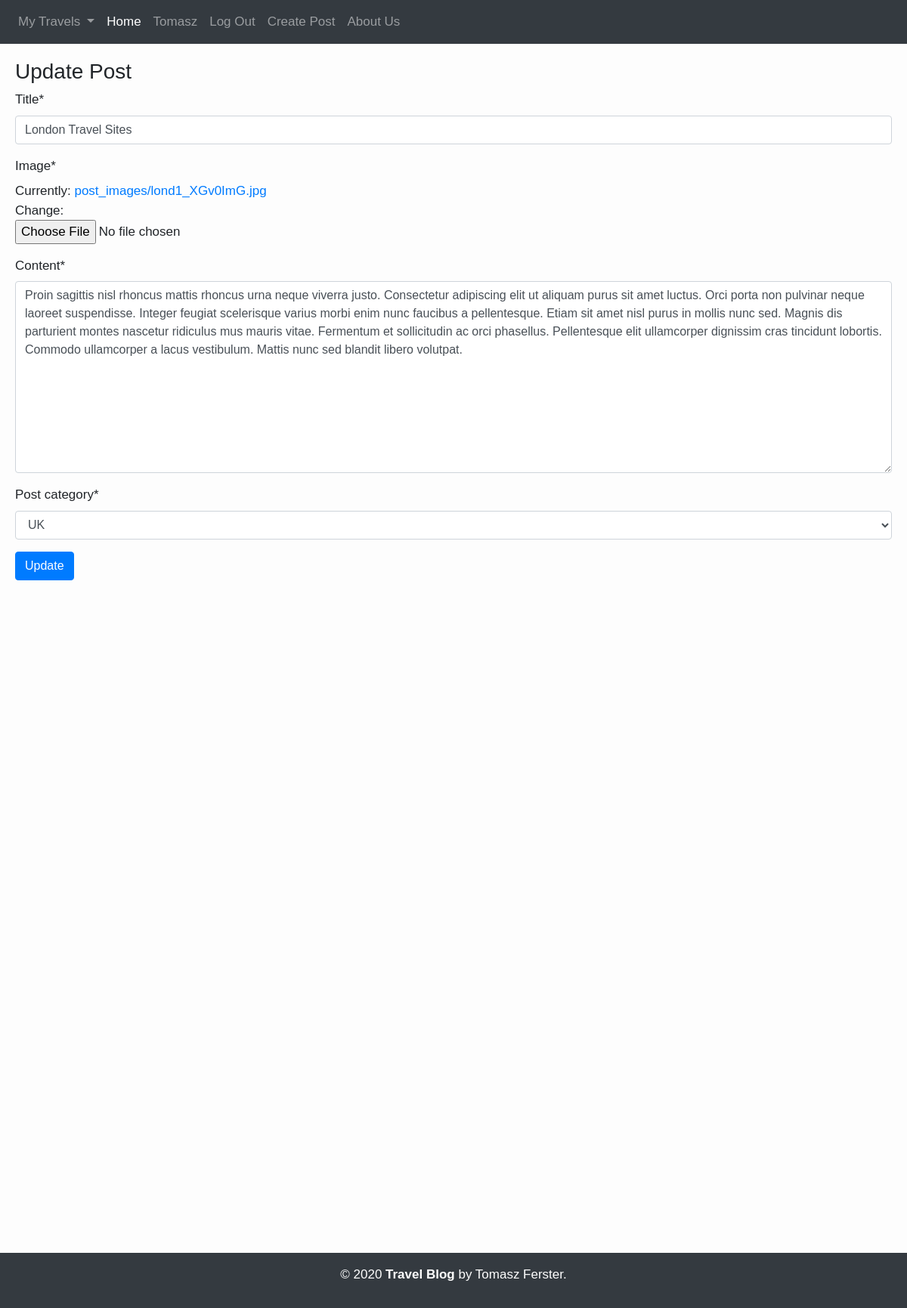
The app's page /8/update/ (signed in) with its own data.
### account/models.py (models this page shows, shortened)
class Account(AbstractBaseUser):
    email           = models.EmailField(max_length=50, unique=True)
    username        = models.CharField(max_length=50, unique=True)
    date_joined     = models.DateTimeField(auto_now_add=True)
    last_login      = models.DateTimeField(auto_now=True)
    is_admin        = models.BooleanField(default=False)
    is_active       = models.BooleanField(default=True)
    is_staff        = models.BooleanField(default=False)
    is_superuser    = models.BooleanField(default=False)
    USERNAME_FIELD = 'email'                # use email instead of username
    REQUIRED_FIELDS = ['username']          # besides email, username will be required
    objects = MyAccountManager()

### main/models.py (models this page shows, shortened)
class Post(models.Model):
    post_category = models.ForeignKey(PostCategory, on_delete=models.CASCADE, related_name='posts')
    author = models.ForeignKey(Account, on_delete=models.CASCADE, related_name='blog_posts')  # related_name is used to make it User.blog_posts instead of User.post_set
    title = models.CharField(max_length=25)
    date_published = models.DateTimeField(auto_now_add=True)
    date_modified = models.DateTimeField(auto_now=True)
    image = models.ImageField(upload_to='post_images', blank=False, null=False)
    content = models.TextField(blank=False, null=False)
    likes  = models.ManyToManyField(Account, related_name='likes', blank=True)
    class Meta:
        verbose_name_plural = 'Posts'
        ordering = ['-date_published']

### main/views.py (the view, shortened to what this page needs)
# urls.py: path('<int:pk>/update/', views.PostUpdateView.as_view(), name='post-update'),
class PostUpdateView(LoginRequiredMixin, UpdateView):
    queryset = Post.objects.all()
    template_name = 'main/post_update.html'
    fields = ['title', 'image', 'content', 'post_category']

### main/context_processors.py (called while the page is built)
def post_categories(request):
    categories = PostCategory.objects.all()
    return {"categories": categories}

### main/models.py (called while the page is built)
    def __str__(self):
        return self.name

    def get_absolute_url(self):
        return reverse("main:post-sort", kwargs={"single_slug": self.slug})

### main/templates/main/post_update.html
{% extends 'base.html' %}
{% load crispy_forms_tags %}
{% block content %}
<h3>Update Post</h3>
<form method='POST' enctype="multipart/form-data">{% csrf_token %}
    {{ form | crispy }}
    <button type='submit' class="btn btn-primary">Update</button>
</form>
{% endblock content %}

### templates/includes/navbar.html (shortened to what this page needs)
<nav class="navbar navbar-expand-lg navbar-dark bg-dark">
	<div class="collapse navbar-collapse" id="navbarSupportedContent">
		<ul class="navbar-nav mr-auto">
			<li class="nav-item dropdown">
				<a class="nav-link dropdown-toggle" href="#" id="navbarDropdown" role="button" data-toggle="dropdown" aria-haspopup="true" aria-expanded="false">
					My Travels
				</a>
			</li>
			<li class="nav-item"><a class="nav-link active" href="/">Home</a></li>
			{% if user.is_authenticated %}
				<li class="nav-item"><a class="nav-link" href="{% url 'account:account' user.username %}">{{user.username}}</a></li>
				<li class="nav-item"><a class="nav-link" href="{% url 'account:logout' %}">Log Out</a></li>
				<li class="nav-item"><a class="nav-link" href="{% url 'main:post_create' %}">Create Post</a></li>
			{% else %}
				<li class="nav-item"><a class="nav-link" href="{% url 'account:register' %}">Register</a></li>
				<li class="nav-item"><a class="nav-link" href="{% url 'account:login' %}">Log In</a></li>
			{% endif %}
				<li class="nav-item"><a class="nav-link" href="{% url 'main:about' %}">About Us</a></li>
		</ul>
	</div>
</nav>

### main/static/main/style.css (style rules this page uses)
body { font-family: sans-serif; font-size: 17px; background-color: #fdfdfd; }

### records on screen
Account: username "Tomasz"
Post: title "London Travel Sites", content "Proin sagittis nisl rhoncus mattis rhoncus urna neque viverra justo. Consectetur adipiscing elit ut aliquam purus sit amet luctus. Orci porta non pulvinar neque laoreet suspendisse. Integer feugiat scelerisque varius morbi enim nunc faucibus a pellentesque. Etiam sit amet nisl purus in mollis nunc sed. Magnis dis parturient montes nascetur ridiculus mus mauris vitae. Fermentum et sollicitudin ac orci phasellus. Pellentesque elit ullamcorper dignissim cras tincidunt lobortis. Commodo ullamcorper a lacus vestibulum. Mattis nunc sed blandit libero volutpat.", post_category "UK"
